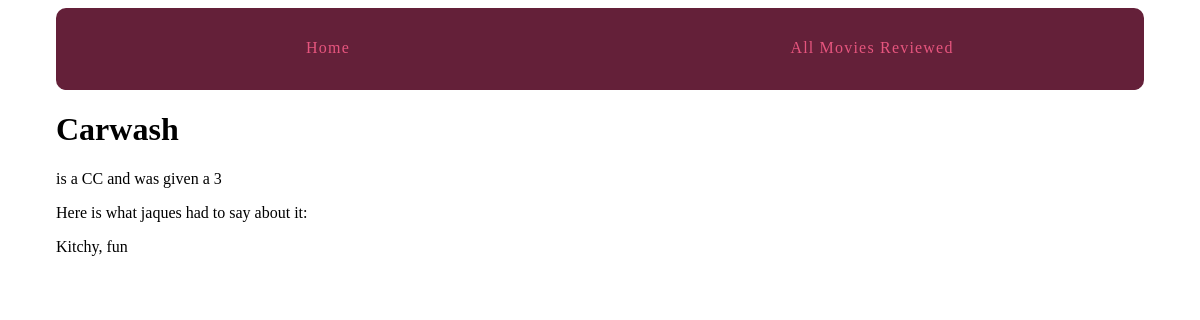
The app's page /movies/2/ with its own data.
### movies/models.py (models this page shows, shortened)
class Movie(models.Model):
    MOVIE_CATEGORIES = (
    ('C', 'Comedy'),
    ('D', 'Documentary'),
    ('H', 'Horror'),
    ('RC', 'Romantic Comedy'),
    ('SF', 'Sci-Fi'),
    ('D', 'Drama'),
    ('Cl', 'Classic'),
    ('CC', 'Cult Classic'),
    )
    added = models.DateTimeField(auto_now_add=True)
    title = models.CharField(max_length=200)
    seen_on = models.DateField(default=date.today)
    rating = models.PositiveSmallIntegerField(default=0)
    category = models.CharField(choices=MOVIE_CATEGORIES, max_length=2, default='D')
    comments = models.TextField(blank=True, default='')
    reviewer = models.ForeignKey(User, on_delete=models.CASCADE) #many to one, if user is deleted all movies attributed will also be removed

class User(models.Model):
    name =  models.CharField(max_length=200)
    email = models.EmailField()

### movies/views.py (the view)
# urls.py: re_path(r'(?P<pk>\d+)/$', views.movie_detail, name='movie_detes'),
def movie_detail(request, pk):
    movie = get_object_or_404(Movie, pk=pk) # 404 page not found if some idiot types in bad query param
    user = movie.reviewer
    return render(request, 'movies/movie_detail.html', {'movie':movie, 'user':user})

### movies/templates/movies/movie_detail.html (shortened to what this page needs)
{% extends "base.html" %}
{% block content %}
<h1>{{ movie.title }}</h1>
<p>is a {{ movie.category }} and was given a {{ movie.rating }}</p>
<p>Here is what {{ user.name }} had to say about it: </p>
<p>{{ movie.comments|linebreaks }}</p>
{% endblock %}

### assets/css/base.css (style rules this page uses)
html { box-sizing: border-box; }
*, *::after, *::before { box-sizing: inherit; }

### records on screen
Movie: title "Carwash", category "CC", rating "3", comments "Kitchy, fun"
User: name "jaques"
